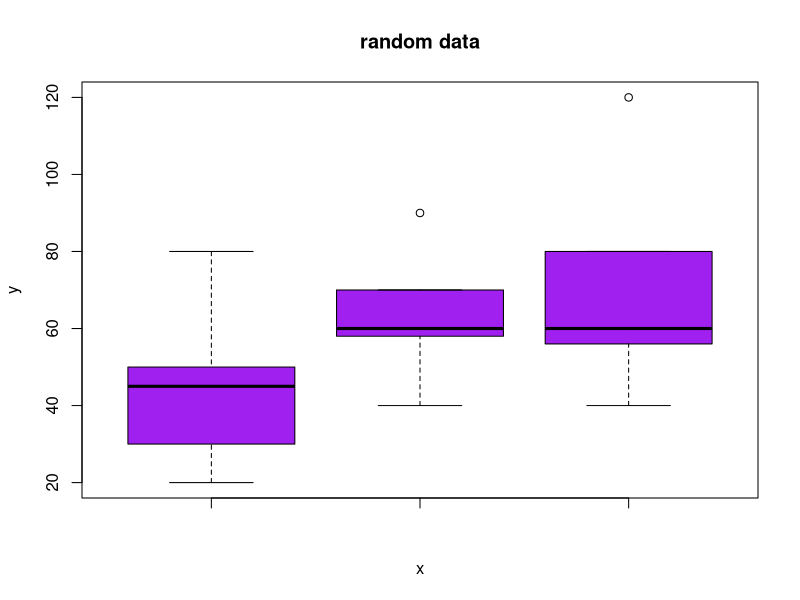

R code for this plot:
x <- c(50, 20, 30, 45, 80)
t <- c(90, 40, 60, 70 , 58)
r <- c(60, 56, 40, 80, 120)
y <- boxplot(x,t,r, col = "purple", main = "random data", xlab = "x", ylab = "y")
print(y)
